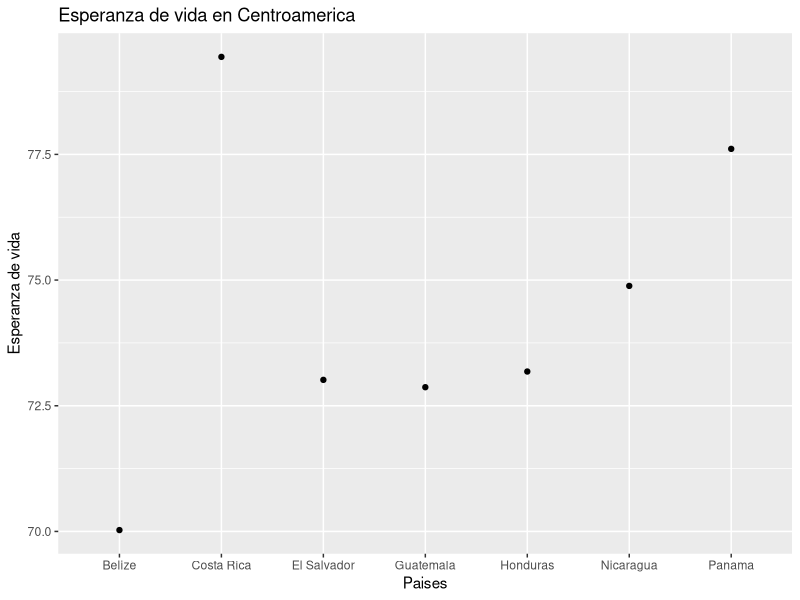
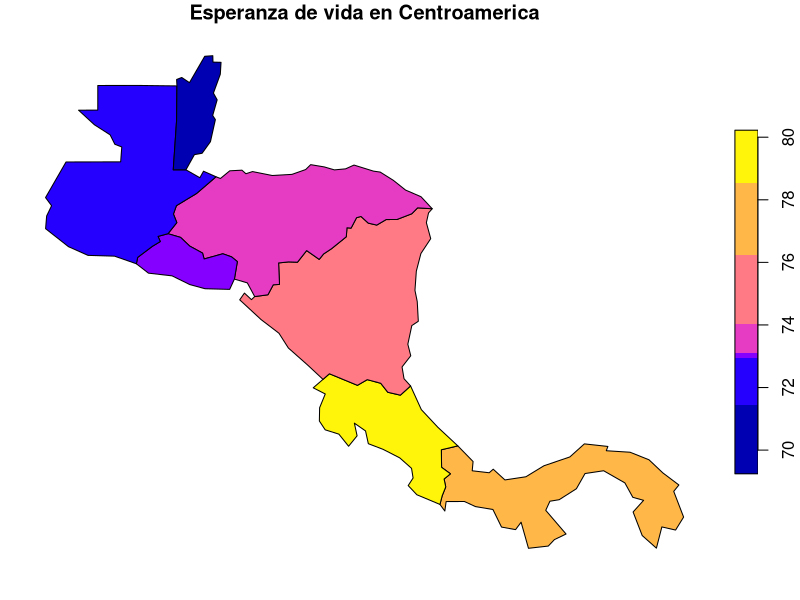
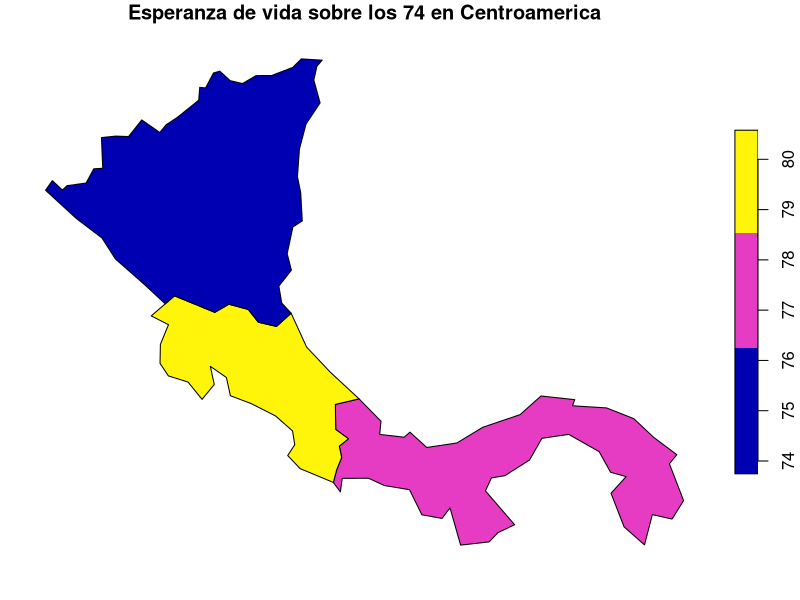

Source code (R) for these figures, in order:
## ---- chunk 1
knitr::opts_chunk$set(echo = TRUE)
## ---- chunk 2
# Paquete para generación de documentos (ej. HTML)
library(knitr)

# Paquete para formateo de tablas
library(kableExtra)

# Paquete de graficación
library(ggplot2)

# Paquete de manejo de datos geoespaciales vectoriales
library(sf)

# Paquete con conjuntos de datos geoespaciales
library(spData)
## ---- chunk 3
names(world)
## ---- chunk 4
kable(
  world[1:10, 1:5, drop = TRUE], 
  caption="Datos demográficos de los países del mundo"
)
## ---- chunk 5
kable(
  world[1:10, c("name_long","continent","pop","lifeExp","gdpPercap"), drop = TRUE], 
  col.names=c("País","Continente","Población","Esperanza de vida","Renta per cápita"),  
  caption="Datos demográficos de los países del mundo"
)
## ---- chunk 6
# Se extraen las observaciones ordenadas por orden alfabético de país
world.orden <- order(world$name_long)

# Se genera un nuevo data frame ordenado
world.ordenadoxpais <- world[world.orden,]

# Se formatea la tabla con el nuevo data frame
kable(
  world.ordenadoxpais[, c("name_long","continent","pop","lifeExp","gdpPercap"), drop = TRUE], 
  col.names=c("País","Continente","Población","Esperanza de vida","Renta per cápita"),  
  caption="Datos demográficos de los países del mundo"
) %>%
kable_styling() %>%
scroll_box(
  width = "800px", 
  height = "500px", 
  fixed_thead = TRUE
)
## ---- chunk 7
# Se extraen las observaciones correspondientes a los países de Centroamérica
centro_america = world[world$name_long == "Belize" |
                       world$name_long == "Guatemala" |
                       world$name_long == "Honduras" |
                       world$name_long == "El Salvador" |
                       world$name_long == "Nicaragua" |
                       world$name_long == "Costa Rica" |
                       world$name_long == "Panama"
                       , ]

# Se formatea la tabla con el nuevo data frame
kable(
  centro_america[, c("name_long","continent","pop","lifeExp","gdpPercap"), drop = TRUE], 
  col.names=c("País","Continente","Población","Esperanza de vida","Renta per cápita"),  
  caption="Datos demográficos de los países de Centroamérica"
) %>%
kable_styling()
## ---- chunk 8
ggplot(centro_america, aes(x = name_long, y = lifeExp)) +   ggtitle('Esperanza de vida en Centroamerica') +
xlab('Paises') +
ylab('Esperanza de vida') +
geom_point()
## ---- chunk 9
plot(centro_america["lifeExp"], main="Esperanza de vida en Centroamerica")
## ---- chunk 10
centro_america1 = world[world$name_long == "Nicaragua"| world$name_long == "Costa Rica" | world$name_long == "Panama" , ]
plot(centro_america1["lifeExp"], main="Esperanza de vida sobre los 74 en Centroamerica")
